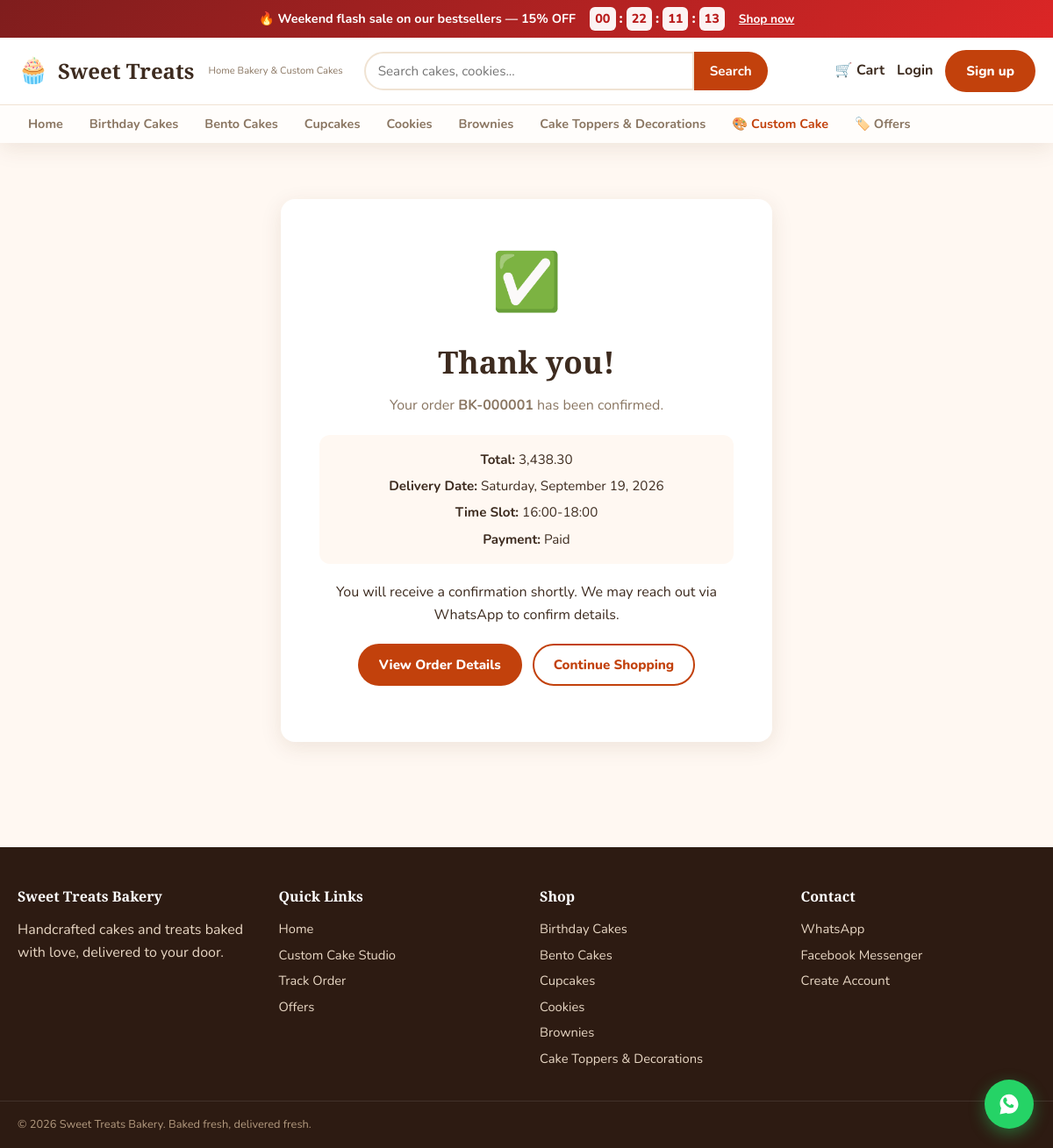
Page /success/BK-000001/ on the committed database.
### offers/models.py (models this page shows, shortened)
class CountdownOffer(models.Model):
    name = models.CharField(max_length=150)
    slug = models.SlugField(unique=True, blank=True)
    discount_percent = models.PositiveIntegerField(
        default=10, help_text="Discount percentage applied to opted-in products"
    )
    banner_message = models.CharField(max_length=250, blank=True)
    starts_at = models.DateTimeField()
    ends_at = models.DateTimeField()
    products = models.ManyToManyField(Product, blank=True, related_name="offers")
    is_active = models.BooleanField(default=True)
    created = models.DateTimeField(auto_now_add=True)
    class Meta:
        ordering = ["-starts_at"]
    @property
    def is_running(self):
        now = timezone.now()
        return self.is_active and self.starts_at <= now <= self.ends_at
    def get_absolute_url(self):
        return reverse("offers:detail", kwargs={"slug": self.slug})

### shop/models.py (models this page shows, shortened)
class Category(models.Model):
    name = models.CharField(max_length=100)
    slug = models.SlugField(unique=True, blank=True)
    description = models.TextField(blank=True)
    image = models.ImageField(upload_to="categories/", blank=True, null=True)
    sort_order = models.PositiveIntegerField(default=0)
    is_active = models.BooleanField(default=True)
    class Meta:
        verbose_name_plural = "categories"
        ordering = ["sort_order", "name"]
    def get_absolute_url(self):
        return reverse("shop:category_detail", kwargs={"slug": self.slug})

### orders/models.py (models this page shows, shortened)
class Order(models.Model):
    class Status(models.TextChoices):
        PENDING = "pending", "Pending"
        CONFIRMED = "confirmed", "Confirmed"
        PREPARING = "preparing", "In Preparation"
        OUT_FOR_DELIVERY = "out_for_delivery", "Out For Delivery"
        DELIVERED = "delivered", "Delivered"
        CANCELLED = "cancelled", "Cancelled"
    class PaymentStatus(models.TextChoices):
        UNPAID = "unpaid", "Unpaid"
        PAID = "paid", "Paid"
        FAILED = "failed", "Failed"
        REFUNDED = "refunded", "Refunded"
    user = models.ForeignKey(
        settings.AUTH_USER_MODEL, on_delete=models.SET_NULL, null=True, blank=True, related_name="orders"
    )
    order_number = models.CharField(max_length=20, unique=True, editable=False)
    full_name = models.CharField(max_length=150)
    phone = models.CharField(max_length=20)
    email = models.EmailField(blank=True)
    address = models.TextField()
    city = models.CharField(max_length=100)
    notes = models.TextField(blank=True)
    grid_coords = models.CharField(max_length=100, blank=True, help_text="Optional map coordinates")
    delivery_area = models.ForeignKey(DeliveryArea, on_delete=models.SET_NULL, null=True, blank=True)
    delivery_fee = models.DecimalField(max_digits=8, decimal_places=2, default=Decimal("0"))
    delivery_date = models.DateField(null=True, blank=True, help_text="Requested delivery date (advance order)")
    delivery_time_slot = models.CharField(max_length=100, blank=True)
    subtotal = models.DecimalField(max_digits=10, decimal_places=2, default=Decimal("0"))
    discount = models.DecimalField(max_digits=10, decimal_places=2, default=Decimal("0"))
    total = models.DecimalField(max_digits=10, decimal_places=2, default=Decimal("0"))
    status = models.CharField(max_length=30, choices=Status.choices, default=Status.PENDING)
    payment_status = models.CharField(max_length=20, choices=PaymentStatus.choices, default=PaymentStatus.UNPAID)
    payment_reference = models.CharField(max_length=200, blank=True)
    payment_gateway = models.CharField(max_length=50, blank=True)
    is_custom_order = models.BooleanField(default=False, help_text="True for custom-designed cakes")
    custom_cake = models.JSONField(default=dict, blank=True, help_text="Custom design details")
    created = models.DateTimeField(auto_now_add=True)
    updated = models.DateTimeField(auto_now=True)
    class Meta:
        ordering = ["-created"]
    def get_absolute_url(self):
        return reverse("orders:detail", kwargs={"order_number": self.order_number})

### orders/views.py (the view)
# urls.py: path("success/<str:order_number>/", views.order_success, name="success"),
def order_success(request, order_number):
    order = get_object_or_404(Order, order_number=order_number)
    if request.user.is_authenticated and order.user and order.user != request.user:
        return redirect("orders:list")
    context = {"order": order}
    return render(request, "orders/success.html", context)

### accounts/context_processors.py (called while the page is built)
def site_settings(request):
    running_offer = CountdownOffer.objects.filter(is_active=True).order_by("-ends_at").first()
    running_offer = running_offer if running_offer and running_offer.is_running else None
    return {
        "whatsapp_number": settings.WHATSAPP_NUMBER,
        "messenger_url": settings.MESSENGER_PAGE_URL,
        "running_offer": running_offer,
    }

### cart/context_processors.py (called while the page is built)
def cart_count_processor(request):
    count = 0
    if request.user.is_authenticated:
        cart = Cart.objects.filter(user=request.user).first()
        if cart:
            count = cart.total_items
    elif request.session.session_key:
        key = request.session.session_key
        cart = Cart.objects.filter(session_key=key).first()
        if cart:
            count = cart.total_items
    return {"cart_count": count}

### shop/context_processors.py (called while the page is built)
def categories_processor(request):
    categories = Category.objects.filter(is_active=True).annotate(product_count=Count("products"))
    return {"nav_categories": categories}

### templates/orders/success.html (shortened to what this page needs)
{% extends 'base.html' %}{% load humanize %}
{% block content %}
<section class="section success-page">
  <div class="success-card">
    <div class="success-icon">✅</div>
    <h1>Thank you!</h1>
    <p class="success-sub">Your order <strong>{{ order.order_number }}</strong> has been confirmed.</p>
    <div class="success-details">
      <div>
        <strong>Total:</strong> {{ order.total|intcomma }}
      </div>
      {% if order.delivery_date %}
      <div><strong>Delivery Date:</strong> {{ order.delivery_date|date:"l, F d, Y" }}</div>
      {% endif %}
      {% if order.delivery_time_slot %}
      <div><strong>Time Slot:</strong> {{ order.delivery_time_slot }}</div>
      {% endif %}
      <div><strong>Payment:</strong> {{ order.get_payment_status_display }}</div>
    </div>
    <p>You will receive a confirmation shortly. We may reach out via WhatsApp to confirm details.</p>
    <div class="success-actions">
      <a href="{{ order.get_absolute_url }}" class="btn btn-primary">View Order Details</a>
      <a href="{% url 'shop:home' %}" class="btn btn-outline">Continue Shopping</a>
    </div>
  </div>
</section>
{% endblock %}

### templates/base.html (shortened to what this page needs)
{% load static %}
{% load humanize %}
<!DOCTYPE html>
<html lang="en">
<head>
  <link rel="stylesheet" href="{% static 'css/style.css' %}">
</head>
<body>
  {% if running_offer %}
  <div class="offer-banner" data-offer-end="{{ running_offer.ends_at|date:'c' }}">
    <div class="container offer-banner-inner">
      <span class="offer-banner-text">🔥 {{ running_offer.banner_message|default:running_offer.name }} — {{ running_offer.discount_percent }}% OFF</span>
      <div class="offer-countdown" id="offer-countdown">
        <span class="cd-box" data-unit="d">00</span><span class="cd-sep">:</span>
        <span class="cd-box" data-unit="h">00</span><span class="cd-sep">:</span>
        <span class="cd-box" data-unit="m">00</span><span class="cd-sep">:</span>
        <span class="cd-box" data-unit="s">00</span>
      </div>
      <a href="{{ running_offer.get_absolute_url }}" class="offer-banner-link">Shop now</a>
    </div>
  </div>
  {% endif %}
  <header class="site-header">
    <div class="container header-inner">
      <a href="{% url 'shop:home' %}" class="brand">
        <span class="brand-icon">🧁</span>
        <span class="brand-name">Sweet Treats</span>
        <span class="brand-tag">Home Bakery &amp; Custom Cakes</span>
      </a>
      <form action="{% url 'shop:search' %}" method="get" class="search-form">
        <input type="search" name="q" placeholder="Search cakes, cookies..." value="{{ query|default:'' }}">
        <button type="submit">Search</button>
      </form>
      <nav class="header-actions">
        <a href="{% url 'cart:detail' %}" class="action-link cart-link">
          <span class="cart-icon">🛒</span>
          Cart
        </a>
        {% if user.is_authenticated %}
        <div class="user-menu">
          <button class="action-link user-trigger">👤 {{ user.username }}</button>
          <div class="user-dropdown">
            <a href="{% url 'accounts:dashboard' %}">My Orders</a>
            <a href="{% url 'accounts:profile' %}">Profile</a>
            <a href="{% url 'orders:list' %}">Order History</a>
            <form method="post" action="{% url 'accounts:logout' %}">{% csrf_token %}<button type="submit">Logout</button></form>
          </div>
        </div>
        {% else %}
        <a href="{% url 'accounts:login' %}" class="action-link">Login</a>
        <a href="{% url 'accounts:register' %}" class="btn btn-primary">Sign up</a>
        {% endif %}
      </nav>
    </div>
    <nav class="category-nav">
      <div class="container">
        <a href="{% url 'shop:home' %}">Home</a>
        {% for cat in nav_categories %}
        <a href="{{ cat.get_absolute_url }}">{{ cat.name }}</a>
        {% endfor %}
        <a href="{% url 'orders:custom_cake' %}" class="nav-highlight">🎨 Custom Cake</a>
        <a href="{% url 'offers:list' %}">🏷️ Offers</a>
      </div>
    </nav>
  </header>
  <main class="main">
    <div class="container">
      {% block content %}{% endblock %}
    </div>
  </main>
  <footer class="site-footer">
    <div class="container footer-grid">
      <div>
        <h4>Sweet Treats Bakery</h4>
        <p>Handcrafted cakes and treats baked with love, delivered to your door.</p>
      </div>
      <div>
        <h4>Quick Links</h4>
        <a href="{% url 'shop:home' %}">Home</a>
        <a href="{% url 'orders:custom_cake' %}">Custom Cake Studio</a>
        <a href="{% url 'orders:list' %}">Track Order</a>
        <a href="{% url 'offers:list' %}">Offers</a>
      </div>
      <div>
        <h4>Shop</h4>
        {% for cat in nav_categories %}
        <a href="{{ cat.get_absolute_url }}">{{ cat.name }}</a>
        {% endfor %}
      </div>
      <div>
        <h4>Contact</h4>
        <a href="https://wa.me/{{ whatsapp_number|default:'1234567890' }}" target="_blank" rel="noopener">WhatsApp</a>
        <a href="{{ messenger_url|default:'#' }}">Facebook Messenger</a>
        <a href="{% url 'accounts:register' %}">Create Account</a>
      </div>
    </div>
    <div class="container footer-bottom">
      <p>&copy; {% now "Y" %} Sweet Treats Bakery. Baked fresh, delivered fresh.</p>
    </div>
  </footer>
  <a href="https://wa.me/{{ whatsapp_number|default:'1234567890' }}" target="_blank" rel="noopener" class="whatsapp-float" aria-label="Chat on WhatsApp">
  </a>
</body>
</html>

### rows in the picture
CountdownOffer: banner_message "Weekend flash sale on our bestsellers", discount_percent "15"
Category: name "Birthday Cakes"
Category: name "Bento Cakes"
Category: name "Cupcakes"
Category: name "Cookies"
Category: name "Brownies"
Category: name "Cake Toppers & Decorations"
Order: order_number "BK-000001", total "3,438.30", delivery_date "Saturday, September 19, 2026", delivery_time_slot "16:00-18:00", payment_status "Paid"
